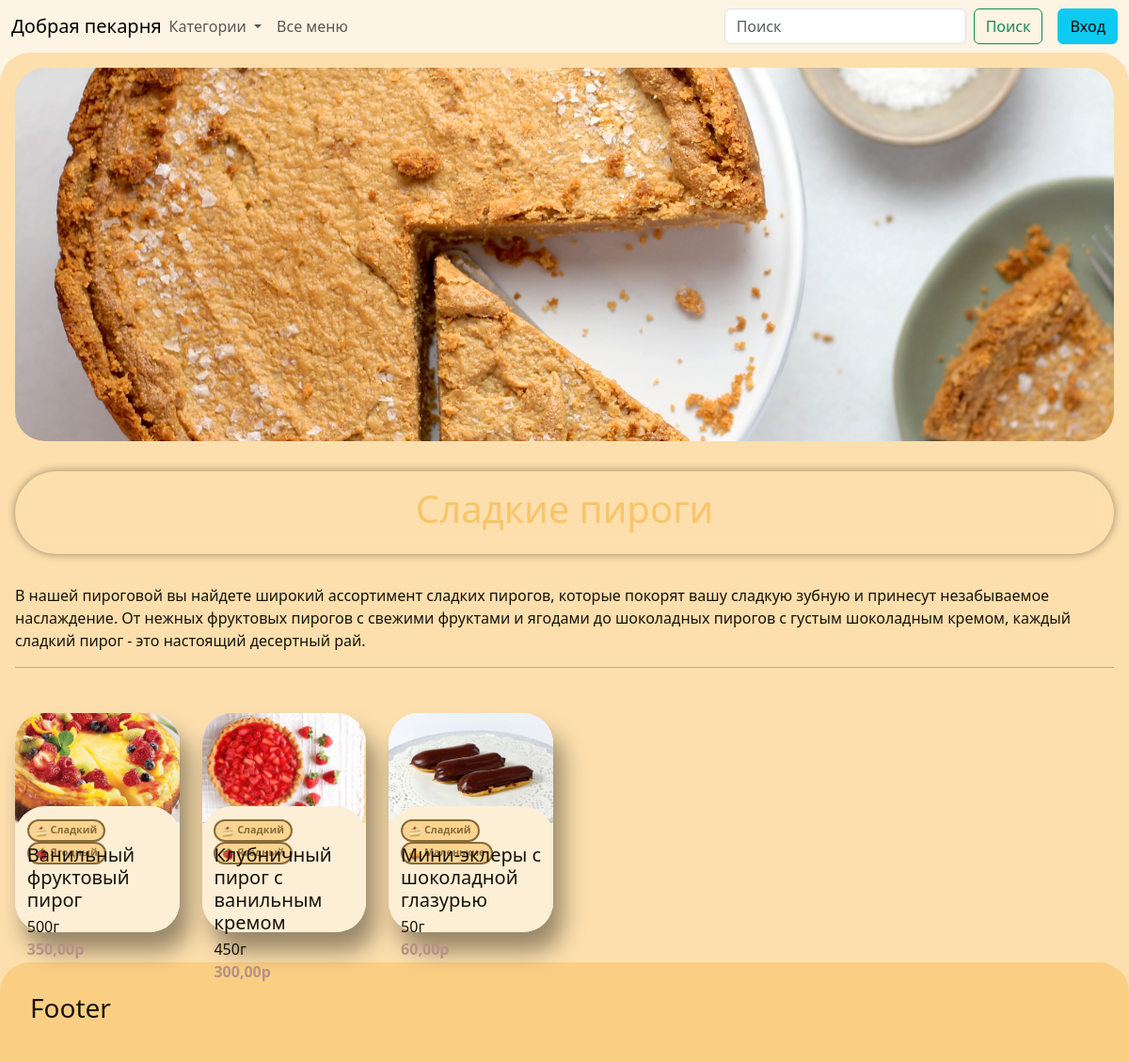
The page /topic/2/ on the database its author committed.
### products/models.py (models this page shows, shortened)
class Tag(models.Model):
    title = models.CharField(max_length=64, null=False, blank=False, verbose_name='Наименование для тега')
    title_for_topic = models.CharField(max_length=64, null=True, blank=True, verbose_name='Наименование')
    description = models.TextField(null=True, blank=True, verbose_name='Описание')
    board_image = models.ImageField(null=True, blank=True, upload_to='tags_img/board')
    icon_image = models.ImageField(null=True, blank=True, upload_to='tags_img/icon')
    class Meta:
        verbose_name = 'Тег'
        verbose_name_plural = 'Теги'

class Product(models.Model):
    title = models.CharField(max_length=64, null=False, blank=False, verbose_name='Наименование')
    description = models.TextField(verbose_name='Описание')
    weight = models.IntegerField(null=False, blank=False, verbose_name='Вес (гр.)')
    image = models.ImageField(null=True, blank=True, upload_to='products_img/')
    class Meta:
        verbose_name = 'Продукт'
        verbose_name_plural = 'Продукты'

class TagAndProduct(models.Model):
    product = models.ForeignKey('Product', on_delete=models.CASCADE, null=False, blank=False, verbose_name='Продукт')
    tag = models.ForeignKey('Tag', on_delete=models.CASCADE, null=False, blank=False, verbose_name='Тег')
    class Meta:
        verbose_name = 'Тег и продукт'
        verbose_name_plural = 'Теги и продукты'
        unique_together = ('product', 'tag')

### pages/views.py (the view)
# urls.py: path('topic/<int:topic_id>/', views.topic, name='topic'),
def topic(request, topic_id):
    topic = get_object_or_404(Tag, id=topic_id)
    orders = get_popular(None).annotate(price=F('pricelistposition__price'))
    orders = orders.filter(tagandproduct__tag__id=topic.id)
    topics = Tag.objects.all()
    response = {
        'orders': orders,
        'topic': topic,
        'topics': topics,
    }
    return render(request, "products/topic_list.html", response)

### pages/views.py (called while the page is built)
def get_popular(count):
    popular_products = Product.objects.annotate(
        total_orders=Count('pricelistposition__orderposition__order', distinct=True)
    ).order_by('-total_orders')[:count]
    latest_price_list_id = PriceList.objects.aggregate(latest_id=Max('id'))['latest_id']
    latest_prices = PriceListPosition.objects.filter(price_list_id=latest_price_list_id).select_related('product')
    for product in popular_products:
        product.latest_price = latest_prices.get(product=product).price
    return popular_products

### pages/templates/products/topic_list.html (shortened to what this page needs)
{% extends 'base.html' %}
{% block content %}
<div class="row expanding-div">
    <div class="col-12" style="aspect-ratio: 3/1; text-align: center">
        <img src="{{ MEDIA_URL }}{{ topic.board_image.url}}" class="d-block w-100 img-in-topic">
        <div class="for-text-in-topic">
            <h1 class="text-in-topic">{{ topic.title_for_topic }}</h1>
        </div>
    </div>
    <div class="col-12">
        <p>{{ topic.description }}</p>
        <hr>
    </div>
    <div>
        {% include 'objects/card.html' with orders=orders %}
    </div>
</div>
{% endblock %}

### pages/templates/base.html (shortened to what this page needs)
<!DOCTYPE html>
<html lang="en">
<head>
    <link href="https://cdn.jsdelivr.net/npm/bootstrap@5.3.0-alpha3/dist/css/bootstrap.min.css" rel="stylesheet"
>
</head>
<body style="background: #fef4e4">
{% include 'navbar.html' with topics=topics %}
<section class="main">
    {% block content %}
    {% endblock %}
</section>
<footer class="footer">
    {% include "footer.html" %}
</footer>
</body>
</html>

### pages/templates/navbar.html (shortened to what this page needs)
{% block content %}
<nav class="navbar navbar-expand-lg">
  <div class="container-fluid">
    <div class="collapse navbar-collapse" id="navbarSupportedContent">
      <ul class="navbar-nav me-auto mb-2 mb-lg-0">
          <li class="nav-item">
            <div>
            <a class="navbar-brand" href="/">
                Добрая пекарня
            </a>
          </div>
        </li>
        <li class="nav-item dropdown">
          <a class="nav-link dropdown-toggle" href="#" role="button" data-bs-toggle="dropdown" aria-expanded="false">
            Категории
          </a>
        </li>
        <li class="nav-item" >
            <a class="nav-link" href="/products">
                Все меню
            </a>
        </li>
      </ul>
      <form class="d-flex" role="search" action="/products" method="GET">
        <input class="form-control me-2" type="text" name="search" placeholder="Поиск" aria-label="Поиск">
        <button class="btn btn-outline-success" type="submit">Поиск</button>
      </form>
        {% if request.user.is_authenticated %}
            <a class="btn btn-info" style="margin-left: 1em">Корзина</a>
            <a class="btn btn-info" style="margin-left: 1em" href="{% url 'logout' %}">Выход</a>
        {% else %}
            <a class="btn btn-info" style="margin-left: 1em" href="{% url 'login' %}">Вход</a>
        {% endif %}
    </div>
  </div>
</nav>
{% endblock content %}

### pages/templates/objects/card.html (shortened to what this page needs)
{% block content %}
    <div class="row row-cols-lg-6 row-cols-md-3 row-cols-sm-2">
        {% for item in orders %}
            <div class="col" style="margin-top: 2em">
                <div class="card custom-card" onclick="location.href='/';">
                    <div style="height: 50%;">
                        <img src="{{ MEDIA_URL }}{{ item.image.url }}" class="card-img-top">
                    </div>
                    <div class="card-body custom-card-body">
                        <div style="height: 6%; font-size: 0.9em">
                            {% for tagandproduct in item.tagandproduct_set.all|slice:":2" %}
                                <a class="badge rounded-pill text-bg custom-tag" style="height: 2.2em;" href="{% url 'topic' tagandproduct.tag.id %}">
                                        <img src="{{ MEDIA_URL }}{{ tagandproduct.tag.icon_image.url }}" class="tag-img">
                                        {{ tagandproduct.tag.title }}
                                    </a>
                            {% endfor %}
                        </div>
                        <div style="height: 60%">
                            <h5 style="margin-bottom: 0.2em; margin-top: 1em">{{ item.title }}</h5>
                            {{ item.weight }}г
                            <div style="color: #b59285; font-weight: bold">{{ item.price }}р</div>
                        </div>
                        <div class="text-end" style="height: 40%">
                        </div>
                    </div>
                </div>
            </div>
        {% endfor %}
    </div>
{% endblock content %}

### pages/templates/footer.html
<h3>Footer</h3>

### pages/templates/navbar.html (style rules this page uses)
.navbar-brand { background: none; justify-content: center; display: flex; margin: auto; }

### pages/templates/objects/card.html (style rules this page uses)
.custom-card-body { height: 50%; padding: 0.8em; margin-top: -10%; border-radius: 2em; background: #fdefd6; }
.custom-card { height: auto; border-radius: 2em; aspect-ratio: 3/4; background: #fdefd6; border-style: none; box-shadow: 10px 20px 25px rgba(0, 0, 0, 0.4); }
.card-img-top { width: 100%; height: 100%; object-fit: cover; border-top-left-radius: 2em; border-top-right-radius: 2em; }
.tag-img { width: 1.2em; height: 1.2em; }
.custom-tag { border-style: solid; border-width: .2em; border-color: #886b39; background: #fbd492; color: #886b39; margin-right: 0.1em; text-decoration: none; }

### pages/templates/products/topic_list.html (style rules this page uses)
.expanding-div { display: inline-flex; margin-bottom: 2em; }
.img-in-topic { width: 100%; height: 100%; object-fit: cover; border-radius: 2rem; }
.text-in-topic { background-color: transparent; mix-blend-mode: difference; color: #f9c469; }
.for-text-in-topic { display: flow; padding: 1em; min-width: 10px; background-color: transparent; transition: background-color 0.3s ease-in-out; backdrop-filter: blur(10px); border-radius: 1000px; box-shadow: 0 0 10px rgba(0, 0, 0, 0.4); margin-top: 2em; margin-bottom: 2em; }

### pages/templates/base.html (style rules this page uses)
* { color: #17120a; }
.main { display: flex; min-height: 83vh; overflow-y: auto; padding: 1rem; border-top-right-radius: 2rem; border-top-left-radius: 2rem; background-color: #fcdfad; padding-bottom: 2rem; }
.footer { display: flex; border-top-right-radius: 2rem; border-top-left-radius: 2rem; background-color: #facf84; margin-top: -2rem; padding: 2rem; }

### rows shown on the page
Tag: board_image (picture), title_for_topic "Сладкие пироги", description "В нашей пироговой вы найдете широкий ассортимент сладких пирогов, которые покорят вашу сладкую зубную и принесут незабываемое наслаждение. От нежных фруктовых пирогов с свежими фруктами и ягодами до шоколадных пирогов с густым шоколадным кремом, каждый сладкий пирог - это настоящий десертный рай."
Product: image (picture), title "Ванильный фруктовый пирог", weight "500", price "350,00"
TagAndProduct: tag.icon_image (picture), tag "Сладкий"
TagAndProduct: tag.icon_image (picture), tag "Ягодный"
Product: image (picture), title "Клубничный пирог с ванильным кремом", weight "450", price "300,00"
TagAndProduct: tag.icon_image (picture), tag "Сладкий"
TagAndProduct: tag.icon_image (picture), tag "Ягодный"
Product: image (picture), title "Мини-эклеры с шоколадной глазурью", weight "50", price "60,00"
TagAndProduct: tag.icon_image (picture), tag "Сладкий"
TagAndProduct: tag.icon_image (picture), tag "Маленькие"
